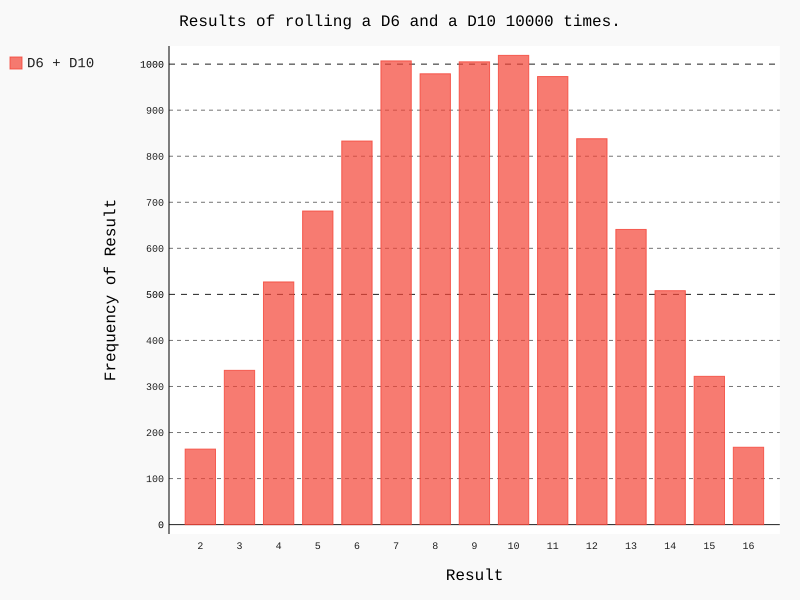

Recreate this plot in Python.
"""多次投掷两个骰子，点数相加"""

import pygal
from random import randint

class Dice():
    """一个表示骰子的类"""
    def __init__(self, num_sides=6):
        """初始化属性值"""
        self.num_sides = num_sides
        
    def roll(self):
        """掷骰子"""
        return randint(1, self.num_sides)


# 创建类的两个实例
d1 =Dice()
d2 =Dice(10)

# 掷骰子并储存结果
results = []
for roll_num in range(10000):
    result = d1.roll() + d2.roll()
    results.append(result)

# 分析结果
frequencies = [] 
max_result = d1.num_sides + d2.num_sides
for value in range(2, max_result+1):
    frequency = results.count(value)
    frequencies.append(frequency) 
       
# 可视化结果
hist = pygal.Bar() 

hist.title = "Results of rolling a D6 and a D10 10000 times."
hist.x_labels = [str(value) for value in range(2, max_result+1)]  # 注意类型str
hist.x_title = "Result"
hist.y_title = "Frequency of Result"

hist.add('D6 + D10', frequencies) 
hist.render_to_file('dice.svg')

# 浏览器file:///C:/users/Administrator/Desktop/python_work/keshihua/dice.svg
